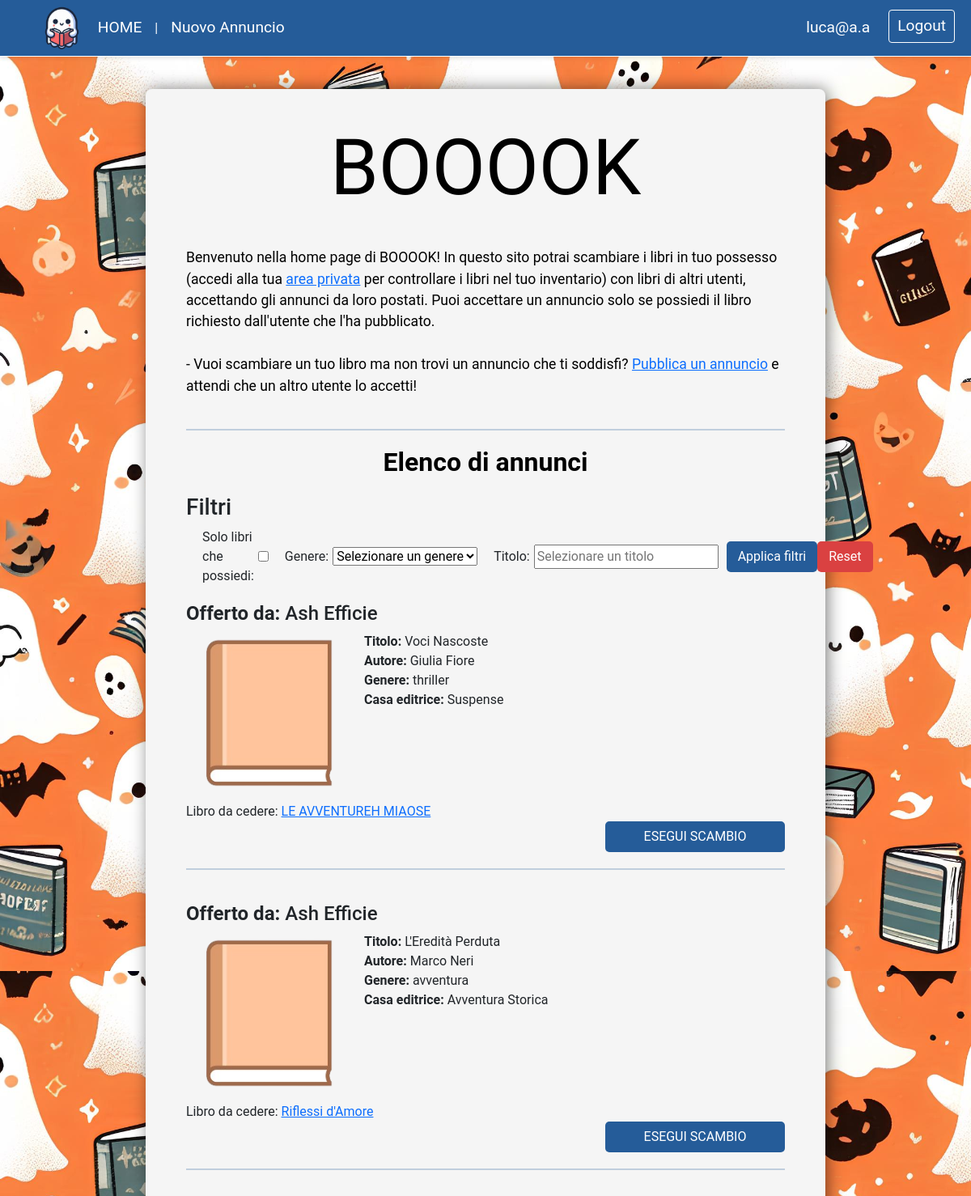
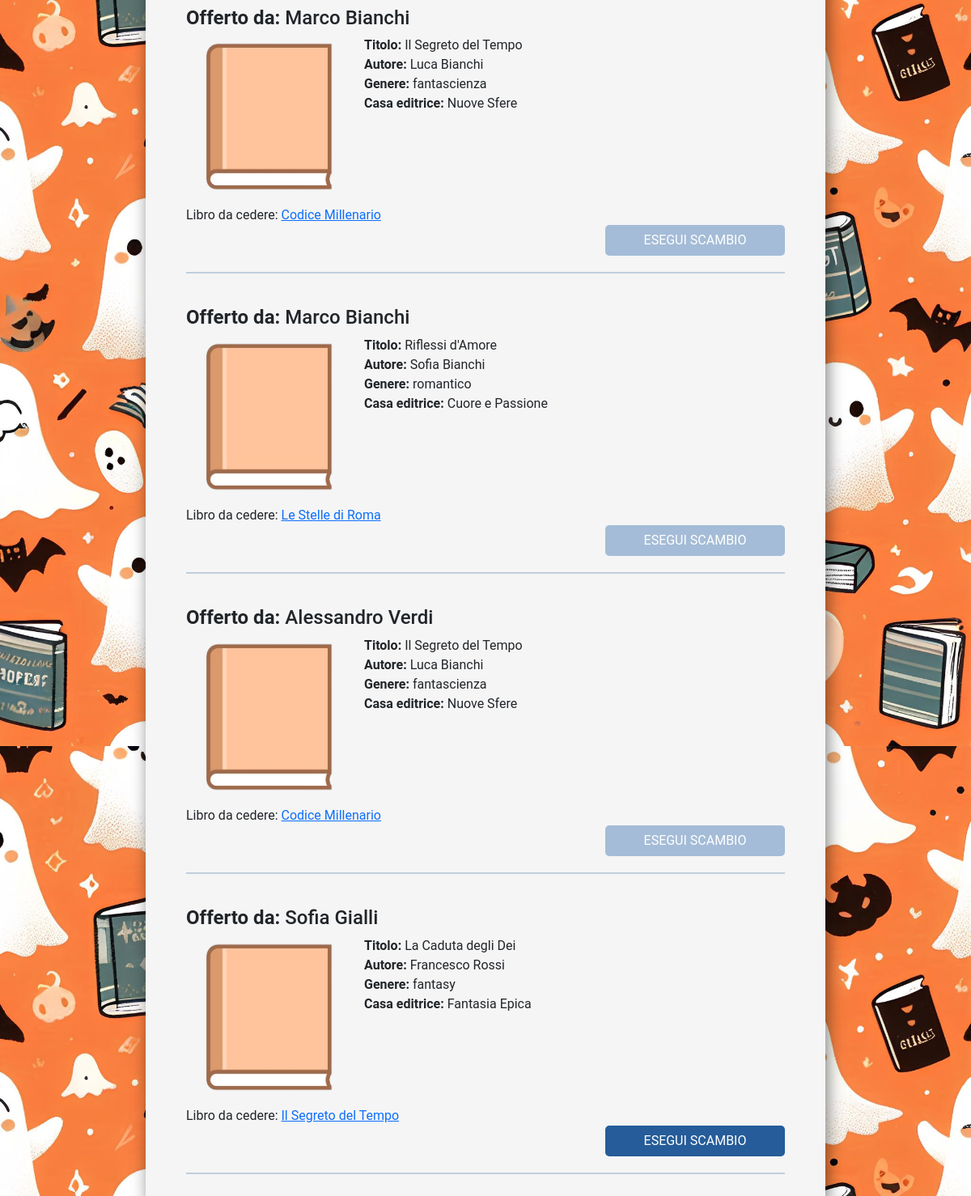
The page /home.php (signed in) on the database its author committed (2 pictures, top to bottom).
### tables this page shows
CREATE TABLE `annunci` (
  `id_annuncio` int(11) NOT NULL,
  `fk_id_utente` int(11) NOT NULL,
  `fk_id_copia_libro_scambiato` int(11) NOT NULL,
  `fk_id_info_libro_richiesto` int(11) NOT NULL
);

CREATE TABLE `utenti` (
  `id_utente` int(11) NOT NULL,
  `nome` varchar(50) NOT NULL,
  `cognome` varchar(50) NOT NULL,
  `email` varchar(50) NOT NULL,
  `pw` varchar(70) NOT NULL,
  `tipo` varchar(50) NOT NULL
);

CREATE TABLE `info_libri` (
  `id_info_libro` int(11) NOT NULL,
  `titolo` varchar(50) NOT NULL,
  `autore` varchar(50) NOT NULL,
  `genere` varchar(50) NOT NULL,
  `descrizione` varchar(1024) NOT NULL,
  `src` varchar(100) NOT NULL DEFAULT 'generic.png',
  `rating` double DEFAULT NULL,
  `casa_editrice` varchar(50) NOT NULL
);

### home.php (the view, shortened to what this page needs)
<?php
$email = $_SESSION['email'];
$servername = "localhost";
$username = "root";
$pw = "";
$dbname = "booook";
$conn = new mysqli($servername, $username, $pw, $dbname);
?>
<!DOCTYPE html>
<html lang="it">
<head>
    <link href="https://cdn.jsdelivr.net/npm/bootstrap@5.0.2/dist/css/bootstrap.min.css" rel="stylesheet">
    <link href="stylesheet/home.css" rel="stylesheet" type="text/css">
    <link href="stylesheet/nav.css" rel="stylesheet" type="text/css">
</head>
<body>
    <?php include 'navbar.php' ?>
    <div id="wrapper">
        <h1 id="title">BOOOOK</h1>
        <p id="description">Benvenuto nella home page di BOOOOK! In questo sito potrai scambiare i libri in tuo possesso (accedi alla tua <a href="profilo.php">area privata</a>
        per controllare i libri nel tuo inventario) con libri di altri utenti, accettando gli annunci da loro postati. Puoi accettare un annuncio solo se possiedi il libro richiesto dall'utente che l'ha pubblicato.<br><br>
        - Vuoi scambiare un tuo libro ma non trovi un annuncio che ti soddisfi? <a href="addTrade.php">Pubblica un annuncio</a> e attendi che un altro utente lo accetti!</p>
        <hr></hr>
        <h2 id="annunci-lista-titolo">Elenco di annunci</h2>
        <div id="filtri-wrapper">
            <h3>Filtri</h3>
            <form id="filtri-form" method="GET">
                <label for="only_available">Solo libri che possiedi:</label>
                <input type="checkbox" id="checkbox" name="only_available" value="true">
                <label for="genere">Genere:</label>
                <select id="genere" name="genere">
                    <?php
                    $sql = "SELECT DISTINCT genere FROM info_libri ORDER BY genere ASC";
                    $result= $conn->query($sql);
                    if($result->num_rows >0) {
                        echo "<option disabled selected value='none'>Selezionare un genere</option>";
                    }
                    ?>
                </select>
                <label for="casa_editrice">Titolo:</label>
                <input type="text" name="titolo" placeholder="Selezionare un titolo">
                <input type="submit" value="Applica filtri">
                <a href="home.php" id="filter-reset-button">Reset</a>
            </form>
        </div>
        <div id="annunci-wrapper">
            <?php
            $sql = "SELECT
                        annunci.id_annuncio,
                        info_richiesto.titolo AS richiesto_titolo,
                        info_richiesto.autore AS richiesto_autore,
                        info_richiesto.genere AS richiesto_genere,
                        info_richiesto.casa_editrice AS richiesto_casa_editrice,
                        info_richiesto.src AS richiesto_src,
                        info_richiesto.id_info_libro AS richiesto_info_id,
                        info_scambiato.titolo AS scambiato_titolo,
                        info_scambiato.autore AS scambiato_autore,
                        info_scambiato.genere AS scambiato_genere,
                        info_scambiato.casa_editrice AS scambiato_casa_editrice,
                        info_scambiato.src AS scambiato_src,
                        info_scambiato.id_info_libro AS scambiato_info_id,
                        copia_scambiato.id_copia_libro AS scambiato_copia_id,
                        utenti.nome,
                        utenti.cognome
                    FROM annunci
                    LEFT JOIN utenti ON annunci.fk_id_utente = utenti.id_utente
                    LEFT JOIN copia_libri AS copia_scambiato ON annunci.fk_id_copia_libro_scambiato = copia_scambiato.id_copia_libro
                    LEFT JOIN info_libri AS info_scambiato ON copia_scambiato.fk_id_info_libro = info_scambiato.id_info_libro
                    LEFT JOIN info_libri AS info_richiesto ON annunci.fk_id_info_libro_richiesto = info_richiesto.id_info_libro
                    WHERE annunci.fk_id_utente != ".$_SESSION['user_id']." ";
            $result = $conn->query($sql);
            if($result->num_rows > 0){
                while($row = $result->fetch_assoc()) {
                    echo "<div class='annuncio-singolo-wrapper'>";
                        echo "<h4><b>Offerto da:</b> " . $row['nome'] . " " . $row["cognome"]."</h4>";
                        echo "<div class='annuncio-singolo-scambiato'>";
                            echo "<a href='pagina_libro.php?id_libro=".$row["scambiato_info_id"]."'><img class='annuncio-singolo-scambiato-img' src='images/book_covers/" . $row['scambiato_src'] . "'></a>";
                            echo "<div class='annuncio-singolo-scambiato-info'>";
                                echo "<p><b>Titolo: </b>" . $row['scambiato_titolo'] . "</td>";
                                echo "<p><b>Autore: </b>" . $row['scambiato_autore'] . "</td>";
                                echo "<p><b>Genere: </b>" . $row['scambiato_genere'] . "</td>";
                                echo "<p><b>Casa editrice: </b>" . $row['scambiato_casa_editrice'] . "</td>";
                            echo "</div>";
                        echo "</div>";
                        echo "<div class='annuncio-singolo-richiesto'>";
                            echo "<span>Libro da cedere:
                                      <a href='pagina_libro.php?id_libro=".$row["richiesto_info_id"]."'>".$row["richiesto_titolo"]."</a>
                                  </span>
                                  <form method='POST' action='trade_confirmation.php'>
                                    <input type='hidden' name='id_annuncio' value='".$row['id_annuncio']."'>
                                    <input type='hidden' name='id_info_richiesto' value='".$row['richiesto_info_id']."'>
                                    <input type='hidden' name='id_info_scambiato' value='".$row['scambiato_info_id']."'>
                                    <input type='hidden' name='id_copia_scambiato' value='".$row['scambiato_copia_id']."'>";
                                    $sql_available = "SELECT * FROM copia_libri WHERE fk_id_info_libro = ".$row['richiesto_info_id']." AND fk_id_utente = ".$_SESSION['user_id'];
                                    $result_available = $conn->query($sql_available);
                                    if($result_available->num_rows > 0){
                                        echo "<input type='submit' class='btn-scambia' value='ESEGUI SCAMBIO'>";
                                    } else {
                                        echo "<input type='submit' class='btn-scambia' value='ESEGUI SCAMBIO' disabled>";
                                    }
                                  echo "</form>";
                        echo "</div>";
                        echo "<hr></hr>";
                    echo "</div>";
                }
            }
            ?>
        </div>
    </div>
</body>
</html>

### navbar.php (shortened to what this page needs)
<nav id="nav-wrapper" class="navbar navbar-expand-lg navbar-light bg-light">
  <a class="nav-link" href="home.php"><img width=80 height=80 src="images/logo.png"><span class="sr-only"> HOME</span></a>|
  <a class="nav-link" href="addTrade.php">Nuovo Annuncio</a>
  <div class="collapse navbar-collapse justify-content-end" id="navbarSupportedContent">
    <ul class="navbar-nav mr-auto">
      <li class="nav-item active">
        <a id="nav-profilo" class="nav-link" href="profilo.php"><?php echo "$email" ?><span class="sr-only"></span></a>
      </li>
      <li class="nav-item active">
        <a id="nav-logout" class="nav-link" href="logout.php">Logout</a>
      </li>
    </ul>
  </div>
</nav>

### stylesheet/home.css (style rules this page uses)
body { margin: 0; padding: 0; padding-top: 70px; font-family: 'Roboto', sans-serif; background-color: #FF6542; background-image: url('../images/backgrounds/home.jpeg'); background-size: contain; }
#title { margin: auto; text-align: center; color: #000000; font-family: "Rubik Doodle Shadow", system-ui; font-weight: 400; font-style: normal; font-size: 6em; margin-top: 20px; margin-bottom: 40px; }
#description { text-align: start; color: #000000; font-size: 1.1em; margin-bottom: 20px; }
#annunci-lista-titolo { margin: auto; text-align: center; font-weight: bold; color: #000000; margin-bottom: 20px; }
#wrapper { padding: 20px 50px; width: 70%; height: 100%; margin: 40px auto; border-radius: 8px; display: flex; flex-direction: column; justify-content: center; align-items: start; background-color: #f5f5f5; box-shadow: 3px 0px 20px 0 rgba(0, 0, 0, 0.5); }
#annunci-wrapper { width: 100%; display: flex; flex-direction: column; justify-content: start; align-items: start; flex-wrap: wrap; }
.annuncio-singolo-wrapper { flex-grow: 1; width: 100%; display: flex; flex-direction: column; justify-content: start; align-items: start; margin-top: 20px; }
.annuncio-singolo-scambiato { width: 100%; display: flex; flex-direction: row; justify-content: start; align-items:start; margin-bottom: 10px; }
p { font-size: 1em; margin: 0; }
.annuncio-singolo-richiesto { width: 100%; align-items: center; justify-content: center; }
.annuncio-singolo-scambiato-img { width: 200px; height:200px; margin-right: 20px; object-fit: contain; border-radius: 4px; }
.btn-scambia { float: right; width: 30%; background-color: #255C99; color: white; padding: 10px 20px; border: none; border-radius: 5px; cursor: pointer; transition: 0.1s; }
hr { width: 100%; border: 1px solid #255C99; margin: 20px 0; }
#filtri-form { width: 100%; display: flex; flex-direction: row; justify-content: start; align-items: center; }
#filtri-wrapper { width: 100%; }
input[type="submit"] { background-color: #255C99; margin-left: 10px; color: white; padding: 7px 14px; border: none; border-radius: 5px; cursor: pointer; transition: 0.1s; }
input[type="submit"]:disabled { background-color: #4b7cb579; cursor: not-allowed; }
#filtri-form label { margin-right: 5px; margin-left: 20px; }
#filter-reset-button { text-decoration: none; margin-left:auto; background-color: #da4141; color: white; padding: 7px 14px; border: none; border-radius: 5px; cursor: pointer; transition: 0.1s; }

### stylesheet/nav.css (style rules this page uses)
#nav-wrapper { width: 100%; height: 70px; color: #fff; background-color: #255C99 !important; display: flex; justify-content: space-between; align-items: center; padding: 0 20px; box-shadow: 0 2px 5px rgba(0, 0, 0, 0.1); border-bottom: #fff solid 1.5px; position: absolute; top: 0; left: 0; }
#nav-wrapper a { color: white; text-decoration: none; font-size: 1.2em; }
#nav-logout { border: 1.5px solid #fff; border-radius: 4px; padding: 5px 10px; margin-left: 15px }
.nav-link { color: #92b4dc; text-decoration: none; transition: 0.1s; }

### rows shown on the page
annunci: fk_id_utente.nome "Ash", fk_id_utente.cognome "Efficie", info_libri.src (picture), info_libri.titolo "Voci Nascoste", info_libri.autore "Giulia Fiore", info_libri.genere "thriller", info_libri.casa_editrice "Suspense", fk_id_info_libro_richiesto.titolo "LE AVVENTUREH MIAOSE"
annunci: fk_id_utente.nome "Ash", fk_id_utente.cognome "Efficie", info_libri.src (picture), info_libri.titolo "L'Eredità Perduta", info_libri.autore "Marco Neri", info_libri.genere "avventura", info_libri.casa_editrice "Avventura Storica", fk_id_info_libro_richiesto.titolo "Riflessi d'Amore"
annunci: fk_id_utente.nome "Marco", fk_id_utente.cognome "Bianchi", info_libri.src (picture), info_libri.titolo "Il Segreto del Tempo", info_libri.autore "Luca Bianchi", info_libri.genere "fantascienza", info_libri.casa_editrice "Nuove Sfere", fk_id_info_libro_richiesto.titolo "Codice Millenario"
annunci: fk_id_utente.nome "Marco", fk_id_utente.cognome "Bianchi", info_libri.src (picture), info_libri.titolo "Riflessi d'Amore", info_libri.autore "Sofia Bianchi", info_libri.genere "romantico", info_libri.casa_editrice "Cuore e Passione", fk_id_info_libro_richiesto.titolo "Le Stelle di Roma"
annunci: fk_id_utente.nome "Alessandro", fk_id_utente.cognome "Verdi", info_libri.src (picture), info_libri.titolo "Il Segreto del Tempo", info_libri.autore "Luca Bianchi", info_libri.genere "fantascienza", info_libri.casa_editrice "Nuove Sfere", fk_id_info_libro_richiesto.titolo "Codice Millenario"
annunci: fk_id_utente.nome "Sofia", fk_id_utente.cognome "Gialli", info_libri.src (picture), info_libri.titolo "La Caduta degli Dei", info_libri.autore "Francesco Rossi", info_libri.genere "fantasy", info_libri.casa_editrice "Fantasia Epica", fk_id_info_libro_richiesto.titolo "Il Segreto del Tempo"

### other values the page prints
$email "luca@a.a"
